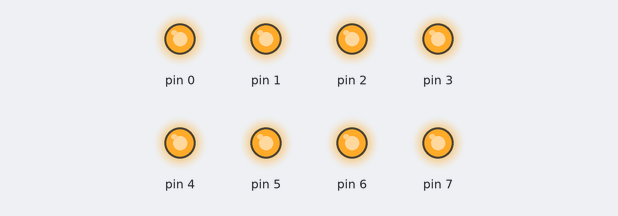
Bench run of a sketch on a simulated Arduino Uno, built with avr-gcc and run on an emulated ATmega328P. Parts: output pins drawn as LEDs (lit = HIGH).

Above: at 0.5 s.
At 3.5 s:
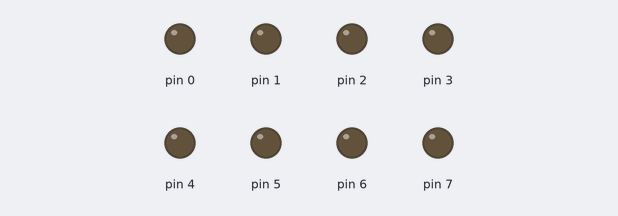
Timing chart, 0 to 4.6 s (numbered marks = the images above):
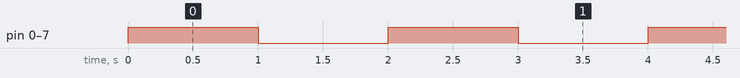

The sketch:

ALLLED_BLINKING.ino
```cpp
void setup()
{
  DDRD = B11111111;
}
void loop()
{
  PORTD = B11111111;
  delay(1000);
  PORTD = B00000000;
  delay(1000);
}
```

Measured:
- by itself, pin 0–7: alternates HIGH for 1.0 s and LOW for 1.0 s
